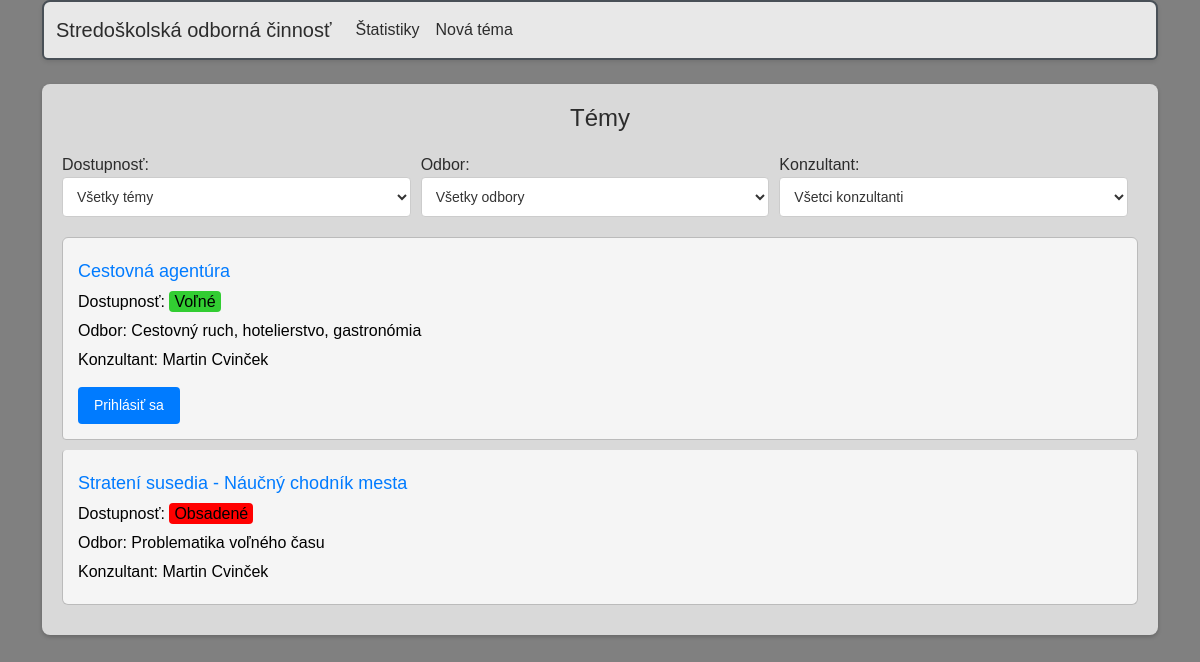
/soc/, run on an earlier commit of the app's database.
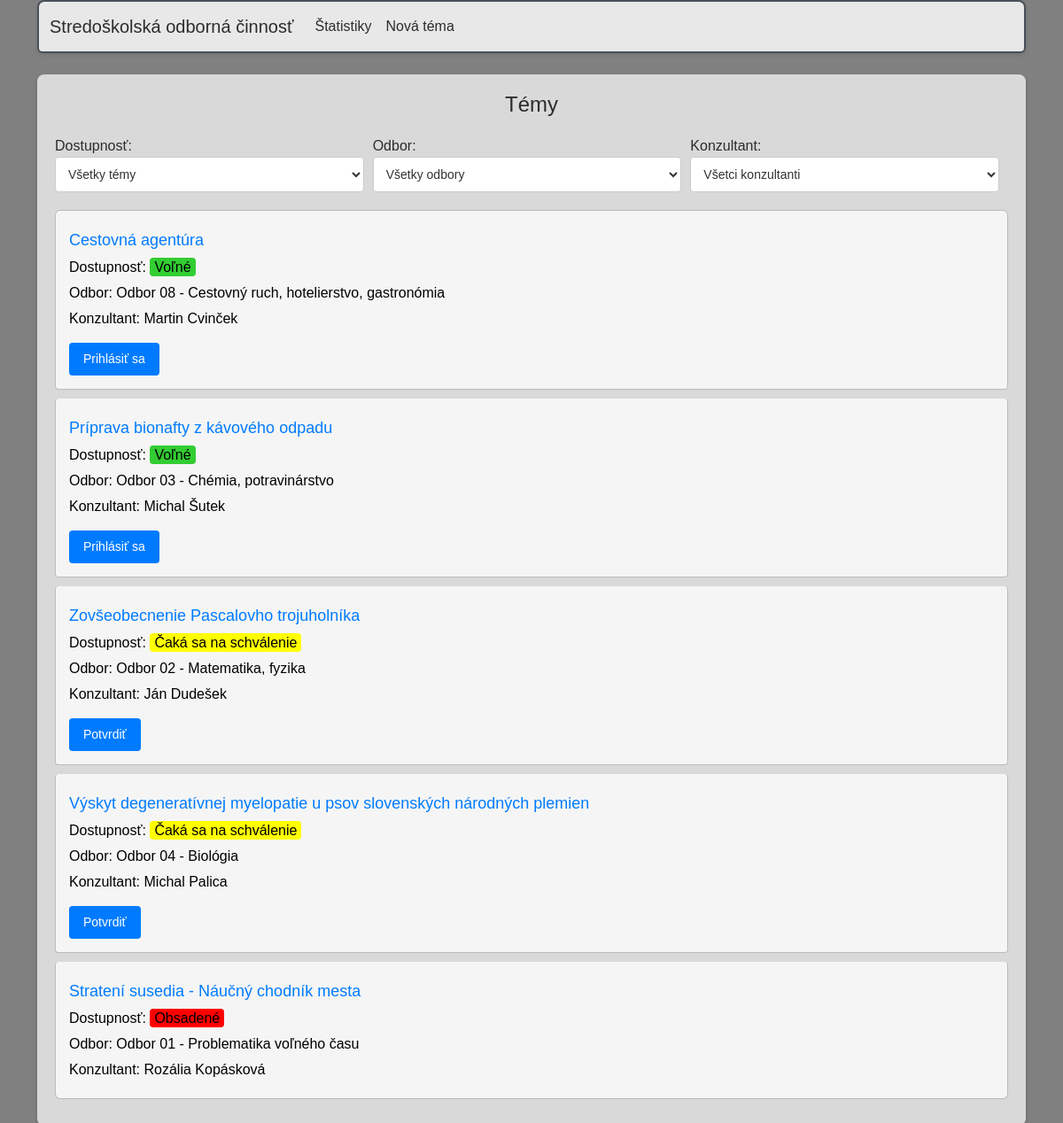
And on a later commit of the database.
### soc/models.py (models this page shows, shortened)
class Tema(models.Model):
    nazov = models.CharField(max_length=40)
    popis = models.TextField()
    konzultant = models.ForeignKey(Ucitel, on_delete=models.SET_NULL, null=True)
    student = models.ForeignKey(Student, on_delete=models.SET_NULL, null=True, blank=True)
    odbor = models.ForeignKey(Odbor, on_delete=models.SET_NULL, null=True)
    dostupnost = models.ForeignKey(Dostupnost, on_delete=models.SET_NULL, null=True)
    pocet_konzultacii = models.IntegerField()
    class Meta:
        verbose_name = "Téma"
        verbose_name_plural = "Témy"

class Dostupnost(models.Model):
    nazov = models.CharField(max_length = 25)
    class Meta:
        verbose_name = "Dostupnosť"
        verbose_name_plural = "Dostupnosť"

class Odbor(models.Model):
    nazov = models.CharField(max_length=80)
    def __str__(self):
        return f"{self.nazov}"
    class Meta:
        verbose_name = "Odbor"
        verbose_name_plural = "Odbory"

class Ucitel(models.Model):
    meno = models.CharField(max_length=20)
    priezvisko = models.CharField(max_length=20)
    email = models.EmailField(max_length = 254)
    heslo = models.CharField(max_length=32)
    def __str__(self):
        return f"{self.meno} {self.priezvisko}"
    class Meta:
        verbose_name = "Učiteľ"
        verbose_name_plural = "Učitelia"
        ordering = ["priezvisko"]

### soc/views.py (the view)
# urls.py: path('', views.vypis_temy, name='soc'),
def vypis_temy(request):
    temy = Tema.objects.all().order_by("dostupnost")
    konzultanti = Ucitel.objects.filter()
    odbory = Odbor.objects.all()
    dostupnost = Dostupnost.objects.all()
    return render(request, "soc/index.html", {"temy":temy, "konzultanti":konzultanti, "odbory":odbory, "dostupnost":dostupnost})

### soc/templates/soc/index.html (shortened to what this page needs)
{% extends "base.html" %}
{% block content %}
{% load static %}
<link rel="stylesheet" href="{% static 'soc/style_index.css' %}">
<div class="container tp-3">
    <h2>Témy</h2>
    <div class="filter-section">
        <div class="filter-dropdown">
            <label for="filter-select">Dostupnosť:</label>
            <select id="filter-select" onchange="filterThemes()">
                <option value="all">Všetky témy</option>
            </select>
        </div>
        <div class="filter-dropdown">
            <label for="filter-odbor">Odbor:</label>
            <select id="filter-odbor" onchange="filterThemes()">
                <option value="all">Všetky odbory</option>
            </select>
        </div>
        <div class="filter-dropdown">
            <label for="filter-konzultant">Konzultant:</label>
            <select id="filter-konzultant" onchange="filterThemes()">
                <option value="all">Všetci konzultanti</option>
            </select>
        </div>
    </div>
    <ul class="list-group" id="temy-list">
        {% if temy %}
            {% for tema in temy %}
                <li class="list-group-item tema-item"
                    data-dostupnost="{{ tema.dostupnost.id }}"
                    data-odbor="{{ tema.odbor.id }}"
                    data-konzultant="{{ tema.konzultant.id }}">
                    <p><a class="link-offset-2 link-underline link-underline-opacity-0" href="{% url 'tema' tema=tema.id %}">{{ tema.nazov }}</a></p>
                    <p>Dostupnosť: <span class="dostupnost-label">{{ tema.dostupnost.nazov }}</span></p>
                    <p>Odbor: {{ tema.odbor }}</p>
                    {% if tema.konzultant %}
                        <p>Konzultant: {{ tema.konzultant }}</p>
                    {% endif %}
                    {% if tema.dostupnost.id == 1 %}
                        <button>Prihlásiť sa</button>
                    {% elif tema.dostupnost.id == 2 %}
                        <button>Potvrdiť</button>
                    {% endif %}
                </li>
            {% endfor %}
        {% endif %}
    </ul>
</div>
{% endblock %}

### soc/templates/base.html (shortened to what this page needs)
{% load static %}
<!DOCTYPE html>
<html lang="sk" data-bs-theme="dark">
<head>
    <link href="https://cdn.jsdelivr.net/npm/bootstrap@5.3.3/dist/css/bootstrap.min.css" rel="stylesheet">
    <link rel="stylesheet" href="{% static 'soc/style.css' %}">
</head>
<body>
    <div class="container fixed-top">
    <nav class="navbar navbar-expand-lg border border-2 rounded-bottom">
        <div class="container-fluid">
          <a class="navbar-brand" href="{% url 'soc' %}">Stredoškolská odborná činnosť</a>
          <div class="collapse navbar-collapse" id="navbarNav">
            <ul class="navbar-nav">
              <li class="nav-item">
                <a class="nav-link" href="{% url 'statistika' %}">Štatistiky</a>
              </li>
              <li class="nav-item">
                <a class="nav-link" href="{% url 'pridat_temu' %}">Nová téma</a>
              </li>
            </ul>
          </div>
        </div>
      </nav>
    </div>
    <div class="container pt-3">
    <div class="pt-5">
    {% block content %}
    {% endblock %}
    </div>
</body>
</html>

### soc/static/soc/style.css (style rules this page uses)
.navbar { background-color: #E8E8E8; border: none; border-radius: 8px; box-shadow: 0 2px 4px rgba(0, 0, 0, 0.1); }
.navbar-brand, .nav-link { color: #2c2c2c !important; }

### soc/static/soc/style_index.css (style rules this page uses)
body { font-family: Arial, sans-serif; color: #2c2c2c; background-color: #808080; margin: 0; padding: 20px; }
.container.tp-3 { background-color: #d9d9d9; padding: 20px; border-radius: 8px; box-shadow: 0 2px 4px rgba(0, 0, 0, 0.2); }
h2 { text-align: center; color: #2c2c2c; font-size: 24px; margin-bottom: 20px; }
ul.list-group { padding: 0; list-style-type: none; }
li.list-group-item { background-color: #f5f5f5; padding: 15px; margin-bottom: 10px; border: 1px solid #bbb; border-radius: 4px; }
li.list-group-item a { color: #007bff; text-decoration: none; font-size: 18px; }
p { margin: 0 0 10px 0; color: black; }
button { background-color: #2c2c2c; color: #ffffff; padding: 10px; border: none; border-radius: 4px; cursor: pointer; font-size: 16px; margin-top: 10px; }
.filter-section { display: flex; justify-content: space-between; align-items: center; margin-bottom: 20px; }
.filter-dropdown { flex: 1; margin-right: 10px; }
.filter-dropdown select { width: 100%; padding: 10px; border: 1px solid #ccc; border-radius: 4px; box-sizing: border-box; background-color: #fff; color: #333; font-size: 14px; }
ul.list-group { list-style-type: none; padding: 0; }
.list-group-item { background-color: #fff; border: 1px solid #ddd; border-radius: 4px; padding: 10px; margin-bottom: 10px; }
.list-group-item p { margin: 5px 0; }
.list-group-item button { background-color: #007bff; color: #fff; border: none; border-radius: 4px; padding: 8px 16px; cursor: pointer; font-size: 14px; }
.list-group-item .dostupnost-label { padding: 2px 5px; border-radius: 4px; }
.list-group-item .volne { background-color: limegreen; }
.list-group-item .cakajuce { background-color: yellow; }
.list-group-item .obsadene { background-color: red; }

What changed in the data, as far as the page shows it:
changed through a linked row, Tema "Cestovná agentúra": odbor "Cestovný ruch, hotelierstvo, gastronómia" → "Odbor 08 - Cestovný ruch, hotelierstvo, gastronómia"
added Tema: nazov "Príprava bionafty z kávového odpadu", dostupnost.nazov "Voľné", odbor "Odbor 03 - Chémia, potravinárstvo", konzultant "Michal Šutek", shows "Prihlásiť sa"
added Tema: nazov "Zovšeobecnenie Pascalovho trojuholníka", dostupnost.nazov "Čaká sa na schválenie", odbor "Odbor 02 - Matematika, fyzika", konzultant "Ján Dudešek", shows "Potvrdiť"
added Tema: nazov "Výskyt degeneratívnej myelopatie u psov slovenských národných plemien", dostupnost.nazov "Čaká sa na schválenie", odbor "Odbor 04 - Biológia", konzultant "Michal Palica", shows "Potvrdiť"
changed Tema "Stratení susedia - Náučný chodník mesta": odbor "Problematika voľného času" → "Odbor 01 - Problematika voľného času"; konzultant "Martin Cvinček" → "Rozália Kopásková"
